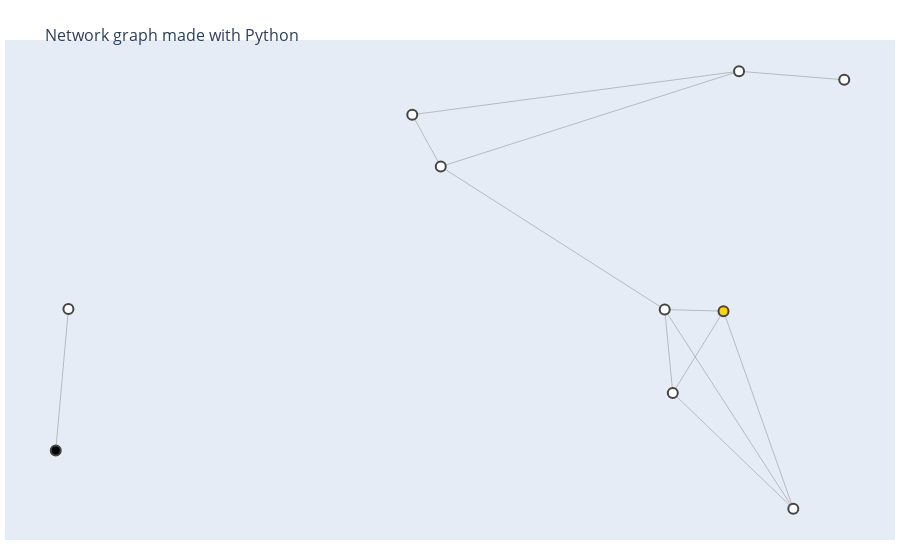

The notebook cell this image was saved under:
### Code cell
start = 8
goal = 1
planner = PathPlanner(map_10, start, goal)
show_map(map_10,start, goal, planner.path)
print(f"minimum cost to reach from {start} to {goal} = {planner.cost :0.4f}")
print(f"Path: {planner.path}")

### Figure 1 — Plotly figure (JSON) as saved in the notebook; plotly's stock layout.template omitted (floating-point values rounded to 4 significant figures)
{"data": [{"hoverinfo": "none", "line": {"color": "#888", "width": 0.5}, "mode": "lines", "type": "scatter", "x": [0.7799, 0.4625, null, 0.7799, 0.882, null, 0.7799, 0.4902, null, 0.7648, 0.8326, null, 0.7648, 0.7077, null, 0.7648, 0.7155, null, 0.7155, 0.8326, null, 0.7155, 0.7077, null, 0.7077, 0.4902, null, 0.7077, 0.8326, null, 0.4902, 0.4625, null, 0.1162, 0.1285, null], "y": [0.6923, 0.6258, null, 0.6923, 0.6792, null, 0.6923, 0.5465, null, 0.3253, 0.02311, null, 0.3253, 0.3278, null, 0.3253, 0.2003, null, 0.2003, 0.02311, null, 0.2003, 0.3278, null, 0.3278, 0.5465, null, 0.3278, 0.02311, null, 0.5465, 0.6258, null, 0.1124, 0.3286, null]}, {"hoverinfo": "text", "marker": {"color": [0, 1, 0, 0, 0, 0, 0, 0, 3, 0], "colorbar": {"thickness": 15, "title": {"side": "right", "text": "Node Connections"}, "xanchor": "left"}, "colorscale": [[0, "rgb(0,0,0)"], [0.3333, "rgb(230,0,0)"], [0.6667, "rgb(255,210,0)"], [1, "rgb(255,255,255)"]], "line": {"width": 2}, "reversescale": true, "showscale": false, "size": 10}, "mode": "markers", "text": ["Intersection 0", "Intersection 1", "Intersection 2", "Intersection 3", "Intersection 4", "Intersection 5", "Intersection 6", "Intersection 7", "Intersection 8", "Intersection 9"], "type": "scatter", "x": [0.7799, 0.7648, 0.7155, 0.7077, 0.8326, 0.4902, 0.882, 0.4625, 0.1162, 0.1285], "y": [0.6923, 0.3253, 0.2003, 0.3278, 0.02311, 0.5465, 0.6792, 0.6258, 0.1124, 0.3286]}], "layout": {"hovermode": "closest", "margin": {"b": 20, "l": 5, "r": 5, "t": 40}, "showlegend": false, "title": {"font": {"size": 16}, "text": "<br>Network graph made with Python"}, "xaxis": {"showgrid": false, "showticklabels": false, "zeroline": false}, "yaxis": {"showgrid": false, "showticklabels": false, "zeroline": false}}}
